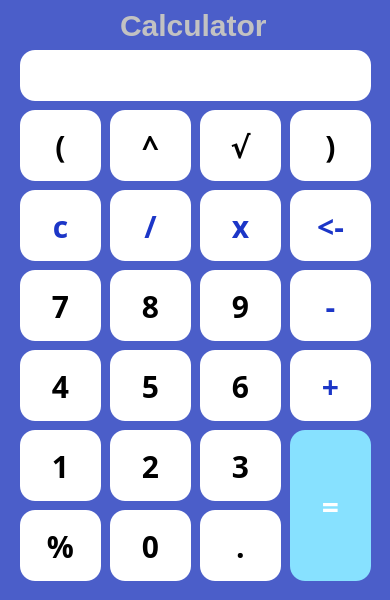
<?xml version="1.0" encoding="UTF-8"?>
<ui version="4.0">
 <class>Calculator</class>
 <widget class="QWidget" name="Calculator">
  <property name="windowModality">
   <enum>Qt::WindowModal</enum>
  </property>
  <property name="enabled">
   <bool>true</bool>
  </property>
  <property name="geometry">
   <rect>
    <x>0</x>
    <y>0</y>
    <width>390</width>
    <height>600</height>
   </rect>
  </property>
  <property name="sizePolicy">
   <sizepolicy hsizetype="MinimumExpanding" vsizetype="Fixed">
    <horstretch>0</horstretch>
    <verstretch>0</verstretch>
   </sizepolicy>
  </property>
  <property name="minimumSize">
   <size>
    <width>388</width>
    <height>600</height>
   </size>
  </property>
  <property name="maximumSize">
   <size>
    <width>390</width>
    <height>600</height>
   </size>
  </property>
  <property name="font">
   <font>
    <family>MV Boli</family>
    <pointsize>9</pointsize>
    <weight>50</weight>
    <bold>false</bold>
    <kerning>false</kerning>
   </font>
  </property>
  <property name="cursor">
   <cursorShape>ArrowCursor</cursorShape>
  </property>
  <property name="focusPolicy">
   <enum>Qt::NoFocus</enum>
  </property>
  <property name="windowTitle">
   <string comment="by Meher">Calculator</string>
  </property>
  <property name="windowIcon">
   <iconset>
    <normaloff>:/calculator.png</normaloff>:/calculator.png</iconset>
  </property>
  <property name="toolTip">
   <string notr="true"/>
  </property>
  <property name="statusTip">
   <string notr="true"/>
  </property>
  <property name="layoutDirection">
   <enum>Qt::LeftToRight</enum>
  </property>
  <property name="styleSheet">
   <string notr="true">background-color: #4b5ec9</string>
  </property>
  <property name="inputMethodHints">
   <set>Qt::ImhNone</set>
  </property>
  <widget class="QLabel" name="tiltle">
   <property name="geometry">
    <rect>
     <x>120</x>
     <y>10</y>
     <width>161</width>
     <height>31</height>
    </rect>
   </property>
   <property name="font">
    <font>
     <pointsize>-1</pointsize>
     <weight>68</weight>
     <bold>true</bold>
    </font>
   </property>
   <property name="styleSheet">
    <string notr="true">font-size : 30px;
font-weight: 550;
color: #c2c2c2;</string>
   </property>
   <property name="text">
    <string>Calculator</string>
   </property>
  </widget>
  <widget class="QLineEdit" name="result">
   <property name="geometry">
    <rect>
     <x>20</x>
     <y>50</y>
     <width>351</width>
     <height>51</height>
    </rect>
   </property>
   <property name="cursor">
    <cursorShape>ArrowCursor</cursorShape>
   </property>
   <property name="tabletTracking">
    <bool>false</bool>
   </property>
   <property name="acceptDrops">
    <bool>false</bool>
   </property>
   <property name="layoutDirection">
    <enum>Qt::RightToLeft</enum>
   </property>
   <property name="autoFillBackground">
    <bool>false</bool>
   </property>
   <property name="styleSheet">
    <string notr="true">border-radius: 15px;
font-size: 25px;
background-color:white;
margin-x : 5px;
text-align:center;

</string>
   </property>
   <property name="inputMethodHints">
    <set>Qt::ImhNone</set>
   </property>
   <property name="text">
    <string/>
   </property>
   <property name="alignment">
    <set>Qt::AlignRight|Qt::AlignTrailing|Qt::AlignVCenter</set>
   </property>
   <property name="dragEnabled">
    <bool>false</bool>
   </property>
   <property name="readOnly">
    <bool>false</bool>
   </property>
   <property name="clearButtonEnabled">
    <bool>true</bool>
   </property>
  </widget>
  <widget class="QPushButton" name="percentage">
   <property name="geometry">
    <rect>
     <x>20</x>
     <y>510</y>
     <width>81</width>
     <height>71</height>
    </rect>
   </property>
   <property name="styleSheet">
    <string notr="true">font-size: 30px;
font-weight: 500;
color: #000;
background-color: #fff;
border-radius:15px;
</string>
   </property>
   <property name="text">
    <string>%</string>
   </property>
  </widget>
  <widget class="QPushButton" name="btn_0">
   <property name="geometry">
    <rect>
     <x>110</x>
     <y>510</y>
     <width>81</width>
     <height>71</height>
    </rect>
   </property>
   <property name="styleSheet">
    <string notr="true">font-size: 30px;
font-weight: 500;
color: #000;
background-color: #fff;
border-radius:15px;
</string>
   </property>
   <property name="text">
    <string>0</string>
   </property>
  </widget>
  <widget class="QPushButton" name="btn_point">
   <property name="geometry">
    <rect>
     <x>200</x>
     <y>510</y>
     <width>81</width>
     <height>71</height>
    </rect>
   </property>
   <property name="styleSheet">
    <string notr="true">font-size: 30px;
font-weight: 500;
color: #000;
background-color: #fff;
border-radius:15px;
</string>
   </property>
   <property name="text">
    <string>.</string>
   </property>
  </widget>
  <widget class="QPushButton" name="equal">
   <property name="geometry">
    <rect>
     <x>290</x>
     <y>430</y>
     <width>81</width>
     <height>151</height>
    </rect>
   </property>
   <property name="styleSheet">
    <string notr="true">font-size: 30px;
font-weight: 500;
color: #fff;
background-color: #87e1ff;
border-radius:15px;
</string>
   </property>
   <property name="text">
    <string>=</string>
   </property>
  </widget>
  <widget class="QPushButton" name="btn_1">
   <property name="geometry">
    <rect>
     <x>20</x>
     <y>430</y>
     <width>81</width>
     <height>71</height>
    </rect>
   </property>
   <property name="styleSheet">
    <string notr="true">font-size: 30px;
font-weight: 500;
color: #000;
background-color: #fff;
border-radius:15px;
</string>
   </property>
   <property name="text">
    <string>1</string>
   </property>
  </widget>
  <widget class="QPushButton" name="btn_3">
   <property name="geometry">
    <rect>
     <x>200</x>
     <y>430</y>
     <width>81</width>
     <height>71</height>
    </rect>
   </property>
   <property name="styleSheet">
    <string notr="true">font-size: 30px;
font-weight: 500;
color: #000;
background-color: #fff;
border-radius:15px;
</string>
   </property>
   <property name="text">
    <string>3</string>
   </property>
  </widget>
  <widget class="QPushButton" name="btn_2">
   <property name="geometry">
    <rect>
     <x>110</x>
     <y>430</y>
     <width>81</width>
     <height>71</height>
    </rect>
   </property>
   <property name="styleSheet">
    <string notr="true">font-size: 30px;
font-weight: 500;
color: #000;
background-color: #fff;
border-radius:15px;
</string>
   </property>
   <property name="text">
    <string>2</string>
   </property>
  </widget>
  <widget class="QPushButton" name="btn_6">
   <property name="geometry">
    <rect>
     <x>200</x>
     <y>350</y>
     <width>81</width>
     <height>71</height>
    </rect>
   </property>
   <property name="styleSheet">
    <string notr="true">font-size: 30px;
font-weight: 500;
color: #000;
background-color: #fff;
border-radius:15px;
</string>
   </property>
   <property name="text">
    <string>6</string>
   </property>
  </widget>
  <widget class="QPushButton" name="plus">
   <property name="geometry">
    <rect>
     <x>290</x>
     <y>350</y>
     <width>81</width>
     <height>71</height>
    </rect>
   </property>
   <property name="styleSheet">
    <string notr="true">font-size: 30px;
font-weight: 500;
color: #1c36c7;
background-color: #fff;
border-radius:15px;
</string>
   </property>
   <property name="text">
    <string>+</string>
   </property>
  </widget>
  <widget class="QPushButton" name="btn_4">
   <property name="geometry">
    <rect>
     <x>20</x>
     <y>350</y>
     <width>81</width>
     <height>71</height>
    </rect>
   </property>
   <property name="styleSheet">
    <string notr="true">font-size: 30px;
font-weight: 500;
color: #000;
background-color: #fff;
border-radius:15px;
</string>
   </property>
   <property name="text">
    <string>4</string>
   </property>
  </widget>
  <widget class="QPushButton" name="btn_9">
   <property name="geometry">
    <rect>
     <x>200</x>
     <y>270</y>
     <width>81</width>
     <height>71</height>
    </rect>
   </property>
   <property name="styleSheet">
    <string notr="true">font-size: 30px;
font-weight: 500;
color: #000;
background-color: #fff;
border-radius:15px;
</string>
   </property>
   <property name="text">
    <string>9</string>
   </property>
  </widget>
  <widget class="QPushButton" name="btn_5">
   <property name="geometry">
    <rect>
     <x>110</x>
     <y>350</y>
     <width>81</width>
     <height>71</height>
    </rect>
   </property>
   <property name="styleSheet">
    <string notr="true">font-size: 30px;
font-weight: 500;
color: #000;
background-color: #fff;
border-radius:15px;
</string>
   </property>
   <property name="text">
    <string>5</string>
   </property>
  </widget>
  <widget class="QPushButton" name="btn_7">
   <property name="geometry">
    <rect>
     <x>20</x>
     <y>270</y>
     <width>81</width>
     <height>71</height>
    </rect>
   </property>
   <property name="styleSheet">
    <string notr="true">font-size: 30px;
font-weight: 500;
color: #000;
background-color: #fff;
border-radius:15px;
</string>
   </property>
   <property name="text">
    <string>7</string>
   </property>
  </widget>
  <widget class="QPushButton" name="btn_8">
   <property name="geometry">
    <rect>
     <x>110</x>
     <y>270</y>
     <width>81</width>
     <height>71</height>
    </rect>
   </property>
   <property name="styleSheet">
    <string notr="true">font-size: 30px;
font-weight: 500;
color: #000;
background-color: #fff;
border-radius:15px;
</string>
   </property>
   <property name="text">
    <string>8</string>
   </property>
  </widget>
  <widget class="QPushButton" name="minus">
   <property name="geometry">
    <rect>
     <x>290</x>
     <y>270</y>
     <width>81</width>
     <height>71</height>
    </rect>
   </property>
   <property name="styleSheet">
    <string notr="true">font-size: 30px;
font-weight: 500;
color: #1c36c7;
background-color: #fff;
border-radius:15px;
</string>
   </property>
   <property name="text">
    <string>-</string>
   </property>
  </widget>
  <widget class="QPushButton" name="power">
   <property name="geometry">
    <rect>
     <x>110</x>
     <y>110</y>
     <width>81</width>
     <height>71</height>
    </rect>
   </property>
   <property name="styleSheet">
    <string notr="true">font-size: 30px;
font-weight: 500;
color: #000;
background-color: #fff;
border-radius:15px;
</string>
   </property>
   <property name="text">
    <string>^</string>
   </property>
  </widget>
  <widget class="QPushButton" name="return_btn">
   <property name="geometry">
    <rect>
     <x>290</x>
     <y>190</y>
     <width>81</width>
     <height>71</height>
    </rect>
   </property>
   <property name="styleSheet">
    <string notr="true">font-size: 30px;
font-weight: 500;
color: #1c36c7;
background-color: #fff;
border-radius:15px;
</string>
   </property>
   <property name="text">
    <string>&lt;-</string>
   </property>
  </widget>
  <widget class="QPushButton" name="end_parenthese">
   <property name="geometry">
    <rect>
     <x>290</x>
     <y>110</y>
     <width>81</width>
     <height>71</height>
    </rect>
   </property>
   <property name="styleSheet">
    <string notr="true">font-size: 30px;
font-weight: 500;
color: #000;
background-color: #fff;
border-radius:15px;
</string>
   </property>
   <property name="text">
    <string>)</string>
   </property>
  </widget>
  <widget class="QPushButton" name="start_parenthese">
   <property name="geometry">
    <rect>
     <x>20</x>
     <y>110</y>
     <width>81</width>
     <height>71</height>
    </rect>
   </property>
   <property name="styleSheet">
    <string notr="true">font-size: 30px;
font-weight: 500;
color: #000;
background-color: #fff;
border-radius:15px;
</string>
   </property>
   <property name="text">
    <string>(</string>
   </property>
  </widget>
  <widget class="QPushButton" name="clear">
   <property name="geometry">
    <rect>
     <x>20</x>
     <y>190</y>
     <width>81</width>
     <height>71</height>
    </rect>
   </property>
   <property name="styleSheet">
    <string notr="true">font-size: 30px;
font-weight: 500;
color: #1c36c7;
background-color: #fff;
border-radius:15px;
</string>
   </property>
   <property name="text">
    <string>c</string>
   </property>
  </widget>
  <widget class="QPushButton" name="division">
   <property name="geometry">
    <rect>
     <x>110</x>
     <y>190</y>
     <width>81</width>
     <height>71</height>
    </rect>
   </property>
   <property name="styleSheet">
    <string notr="true">font-size: 30px;
font-weight: 500;
color: #1c36c7;
background-color: #fff;
border-radius:15px;
</string>
   </property>
   <property name="text">
    <string>/</string>
   </property>
  </widget>
  <widget class="QPushButton" name="sqrt">
   <property name="geometry">
    <rect>
     <x>200</x>
     <y>110</y>
     <width>81</width>
     <height>71</height>
    </rect>
   </property>
   <property name="styleSheet">
    <string notr="true">font-size: 30px;
font-weight: 500;
color: #000;
background-color: #fff;
border-radius:15px;
</string>
   </property>
   <property name="text">
    <string>√</string>
   </property>
  </widget>
  <widget class="QPushButton" name="multiple">
   <property name="geometry">
    <rect>
     <x>200</x>
     <y>190</y>
     <width>81</width>
     <height>71</height>
    </rect>
   </property>
   <property name="styleSheet">
    <string notr="true">font-size: 30px;
font-weight: 500;
color: #1c36c7;
background-color: #fff;
border-radius:15px;
</string>
   </property>
   <property name="text">
    <string>x</string>
   </property>
  </widget>
 </widget>
 <resources>
  <include location="icon.qrc"/>
 </resources>
 <connections/>
</ui>
